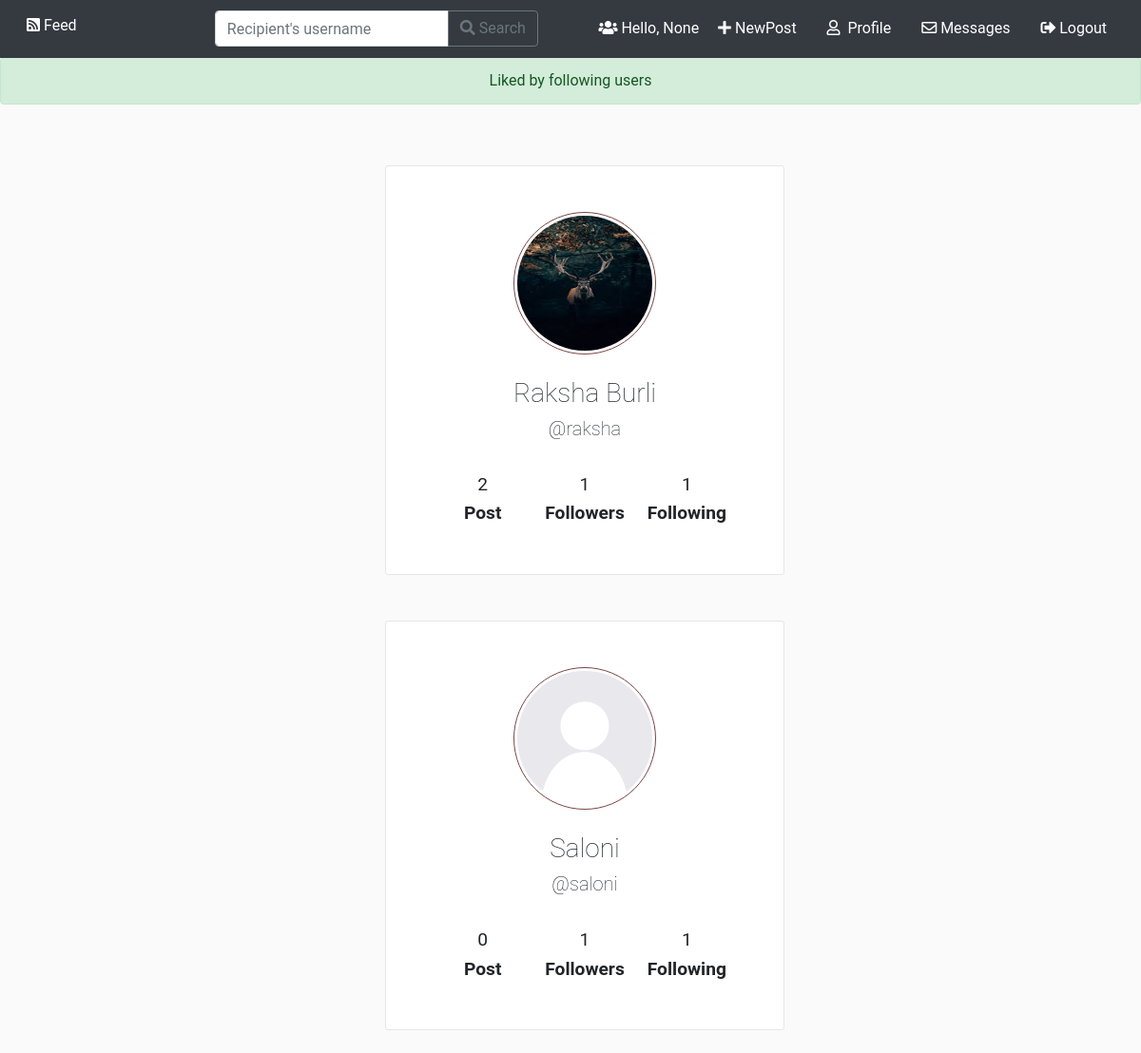
The app's page /likedisplay?postid=rishabh70 with its own data.
### application/models.py (models this page shows, shortened)
class User(models.Model):
    name=models.CharField(max_length=200)
    profilepic=models.ImageField(default='profilepic/default.jpg',upload_to='profilepic')
    userid=models.CharField(max_length=200)
    password=models.CharField(max_length=200)
    emailid=models.CharField(max_length=200)
    postct=models.IntegerField(default=0)
    followers=models.IntegerField(default=0)
    following=models.IntegerField(default=0)
    logintime=models.DateTimeField(default=timezone.now)
    score=models.IntegerField(default=0)

### application/views.py (the view)
# urls.py: path('likedisplay',likedisplay,name='likedisplay'),
def likedisplay(request):
    curuserid=request.session.get('userid')
    curname=request.session.get('name')
    curpostid=request.GET.get('postid')
    like=Like.objects.filter(postid=curpostid)
    user=User.objects.all()
    obj1=[]
    for each in like:
        for every in user:
            if(each.userid==every.userid):
                obj1.append(every)
    if(len(obj1)==0):
        messages.warning(request,f'No Likes Found!')
    else:
        messages.success(request,f'Liked by following users')
    return render(request,'searchresult.html',{'userid':curuserid,'name':curname,'search':obj1})

### application/templates/searchresult.html (shortened to what this page needs)
{% load static %}
<!DOCTYPE html>
<html lang="en">
<head>
    <link rel="stylesheet" href="https://stackpath.bootstrapcdn.com/bootstrap/4.5.0/css/bootstrap.min.css"0>
    <link rel="stylesheet" href="{% static 'css/bootstrap.min.css' %}">
    <link rel="stylesheet" href="https://use.fontawesome.com/releases/v5.1.0/css/all.css" />
    <link rel="stylesheet" href="{% static 'css/main.css' %}" />
</head>
<body>
    <nav class="navbar navbar-expand-lg navbar-dark bg-dark" style="position: fixed; top: 0px;width:100%; z-index: 1000;">
        <h3><a class="user btn btn-info" style="background-color: #343a40;border:none" onMouseOver="this.style.backgroundColor='#000'" onMouseOut="this.style.backgroundColor='#343a40'" href="{% url 'feed' %}"><i class="fas fa-rss-square"></i>&nbsp;Feed</a></h3>
        <form action="search" method="POST">
            <div class="input-group mb-0">
                <input type="text" name="userid" class="form-control" placeholder="Recipient's username" aria-label="Recipient's username" aria-describedby="button-addon2">
                <div class="input-group-append">
                  <button class="btn btn-outline-secondary" id="button-addon2"><i class="fas fa-search"></i>&nbsp;Search</button>
                </div>
            </div>
        </form>
        <span style="color:white" >&nbsp;&nbsp;&nbsp;&nbsp;&nbsp;&nbsp;&nbsp;&nbsp;&nbsp;&nbsp;&nbsp;&nbsp;&nbsp;&nbsp;&nbsp;&nbsp;<i class="fas fa-users"></i>&nbsp;Hello, {{name}}  &nbsp;</span>
        <span ><a  class="user btn btn-info" style="background-color: #343a40;border:none" onMouseOver="this.style.backgroundColor='#000'" onMouseOut="this.style.backgroundColor='#343a40'" href ="{% url 'newpost' %}"> <i class="fas fa-plus"></i>&nbsp;NewPost</a>&nbsp;&nbsp;</span>
        <span ><a  class="user btn btn-info" style="background-color: #343a40;border:none" onMouseOver="this.style.backgroundColor='#000'" onMouseOut="this.style.backgroundColor='#343a40'" href ="profile?profileid={{userid}}"> <i class="far fa-user"></i> &nbsp;Profile</a>&nbsp;&nbsp;</span>
        <span ><a  class="user btn btn-info" style="background-color: #343a40;border:none" onMouseOver="this.style.backgroundColor='#000'" onMouseOut="this.style.backgroundColor='#343a40'" href ="chatbox?profileid={{userid}}"> <i class="far fa-envelope"></i>&nbsp;Messages</a>&nbsp;&nbsp;</span>
        <span ><a  class="user btn btn-info" style="background-color: #343a40;border:none" onMouseOver="this.style.backgroundColor='#000'" onMouseOut="this.style.backgroundColor='#343a40'" href ="{% url 'logout' %}"> <i class="fas fa-sign-out-alt"></i>&nbsp;Logout</a>&nbsp;&nbsp;</span>
    </nav>
    {% if messages %}
    {% for message in messages %}
        <div class='alert alert-{{ message.tags }}' style="margin-top:60px">
            <center>{{ message }}</center>
        </div>
    {% endfor %}
    {% else %}
        <br>
    {% endif %}
    <div clas="container" style="width:50%">
        <div class="row">
            {% for profile in search %}
            <div class="col-sm-12 col-md-8 offset-md-8 mt-5 p-5 post-container" style="margin-top: 8em;">
                <a href='profile?profileid={{profile.userid}}' style='color: inherit;text-decoration: inherit;'>
                    <div class="col-sm-12 d-flex justify-content-center">
                        <img src="{{ profile.profilepic.url }}" alt="@{{profile.userid}}" class="rounded-circle" style="border: 1px solid rgb(121, 69, 69); padding:3px;" width="150px" height="150px" />
                    </div><br>
                    <center>
                        <h3 style="font-weight: 10;">{{ profile.name }}</h3>
                        <h5 style="font-weight: 10;">@{{ profile.userid }}</h5>
                        <br>
                    </a>
                        <div style="font-size: 1.2em">
                            <table style="table-layout: fixed;width: 100%;">
                                <tr>
                                    <td style="text-align: center;">{{ profile.postct }}</td>
                                    <td style="text-align: center;">{{ profile.followers }}</td>
                                    <td style="text-align: center;">{{ profile.following }}</td>
                                </tr>
                                <tr>
                                    <th style="text-align: center;">
                                        Post
                                    </th>
                                    <th style="text-align: center;">
                                        Followers
                                    </th>
                                    <th style="text-align: center;">
                                        Following
                                    </th>
                                </tr>
                            </table>
                        </div>
            </div>
            {% endfor %}
        </div>
    </div> <br>
</body>
</html>

### application/static/css/main.css (style rules this page uses)
html, body { background: #fafafa; height: 100%; width: 100%; font-family: "Roboto", sans-serif; }
.post-container { background: #fff; border: 1px solid #e6e6e6; border-radius: 3px; }

### records on screen
User: profilepic (picture), name "Raksha Burli", userid "raksha", postct "2", followers "1", following "1"
User: profilepic (placeholder picture), name "Saloni", userid "saloni", postct "0", followers "1", following "1"

### other values on screen
{{ name }} "None"
{{ message }} "Liked by following users"
